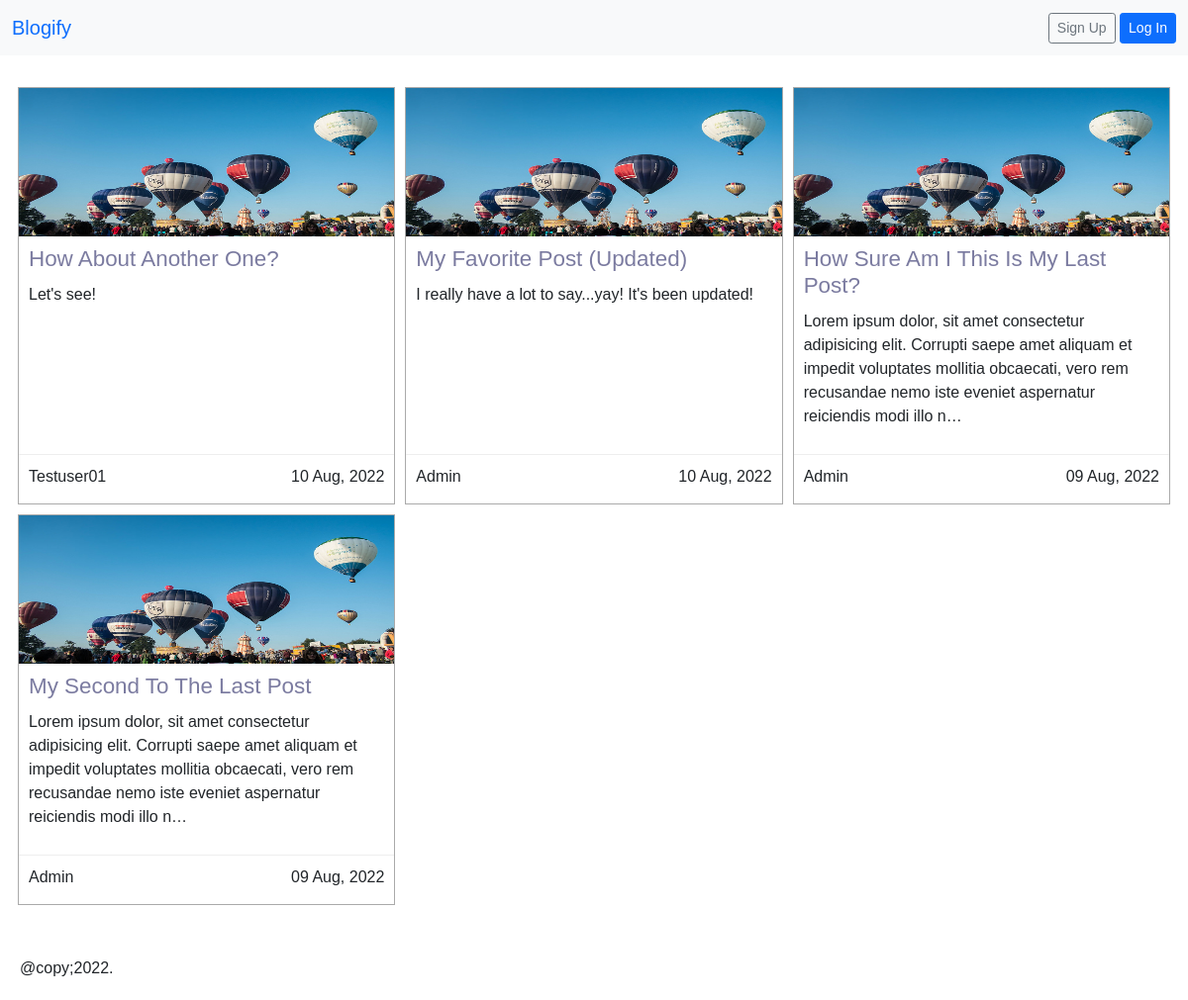
The app's page /posts/, older data.
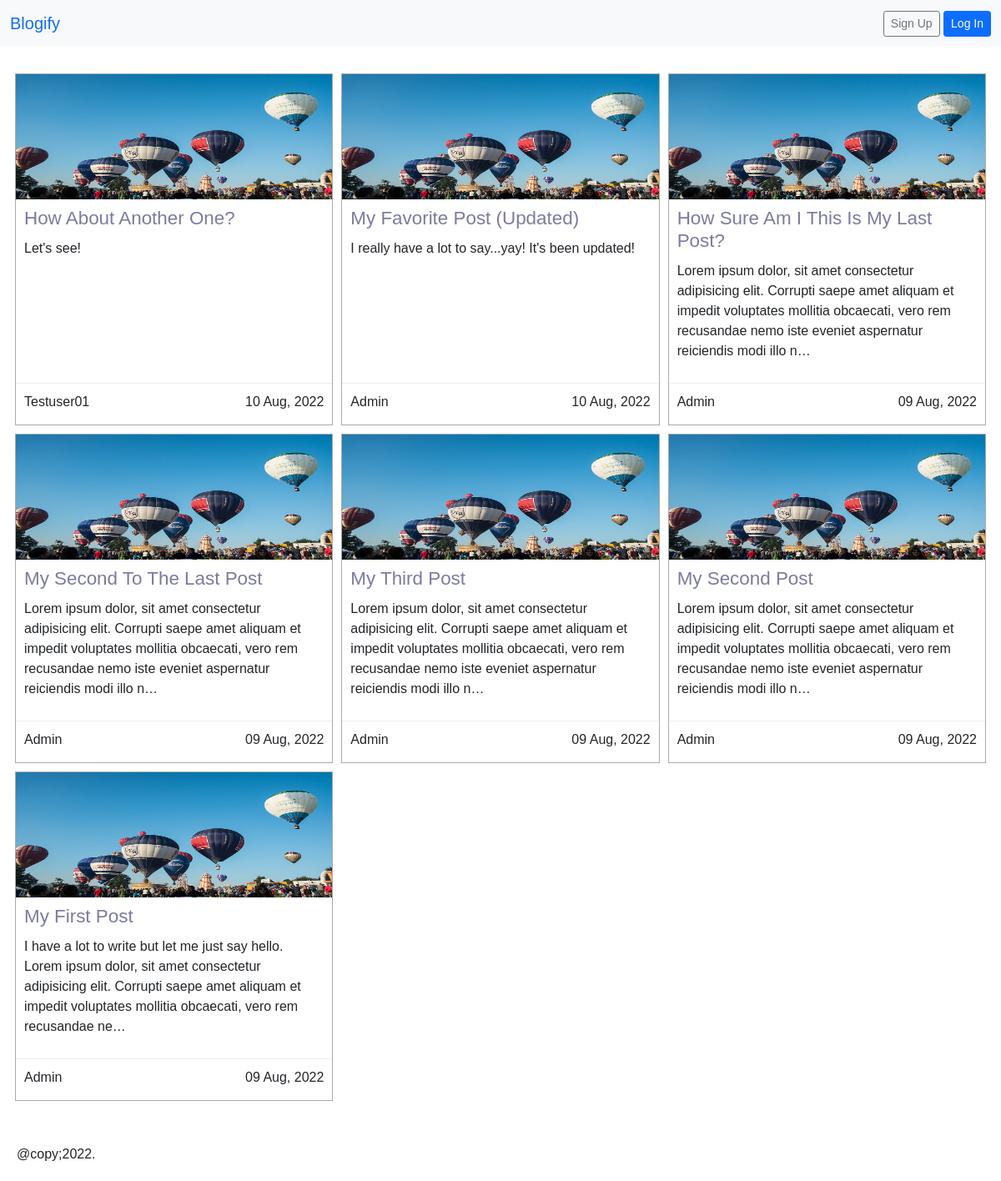
The same page, newer data.
### posts/models.py (models this page shows, shortened)
class Post(models.Model):
    STATUS_CHOICES = (
        ('draft', 'Draft'),
        ('published', 'Published'),
    )
    title = models.CharField(max_length=255)
    author = models.ForeignKey(
        get_user_model(),
        on_delete = models.CASCADE,
        related_name = 'posts'
    )
    body = models.TextField()
    publish = models.DateTimeField(default=timezone.now)
    created = models.DateTimeField(auto_now_add=True)
    updated = models.DateTimeField(auto_now=True)
    status = models.CharField(
        max_length=10,
        choices=STATUS_CHOICES,
        default='draft'
    )
    slug = models.SlugField(
        max_length=255,
        blank=True,
        null= True
    )
    class Meta:
        ordering = ('-publish',)

### users/models.py (models this page shows)
class CustomUser(AbstractUser):
    pass

### posts/views.py (the view)
# urls.py: path('', PostListView.as_view(), name='post_list'),
class PostListView(ListView):
    model = Post
    template_name = 'blog/post_list.html'
    context_object_name = 'posts'
    paginate_by = 9
    def get_queryset(self):
        return Post.objects.filter(status='published')

### templates/blog/post_list.html (shortened to what this page needs)
{% extends '_base.html' %}
{% block content %}
    <section class="post-cards">
        {% for post in posts %}
            <div class="post-card">
                <div class="post-card-header">
                    <img src="../../static/assets/balloons.jpg" alt="" />
                </div>
                <div class="post-card-content">
                    <h4><a href="{% url 'post_detail' pk=post.pk %}">{{ post.title|title }}</a></h4>
                    <p>{{ post.body|truncatechars:200 }}</p>
                </div>
                <div class="post-card-footer">
                    <p>{{ post.author.username|title }}</p>
                    <p class="post-date">{{ post.publish|date:"d M, Y" }}</p>
                </div>
            </div>
        {% endfor %}
    </section>
{% endblock content %}

### templates/_base.html (shortened to what this page needs)
{% load static %}
<!DOCTYPE html>
<html lang="en">
<head>
    <link rel="stylesheet" href="https://cdn.jsdelivr.net/npm/bootstrap@5.1.3/dist/css/bootstrap.min.css">
    <link rel="stylesheet" href="{% static 'css/base.css' %}">
</head>
<body>
    {% block body %}
    <header>
        <nav class="navbar navbar-expand-lg bg-light">
            <div class="container-fluid">
              <a class="navbar-brand" href="{% url 'home' %}">Blogify</a>
              {% if user.is_authenticated %}
              <div class="collapse navbar-collapse" id="navbarSupportedContent">
                <ul class="navbar-nav me-auto mb-2 mb-lg-0">
                  <li class="nav-item">
                    <a class="nav-link" href="{% url 'post_create' %}">New Post</a>
                  </li>
                  <li class="nav-item">
                    <a class="nav-link" href="{% url 'post_list' %}">All Posts</a>
                  </li>
                  <li class="nav-item">
                    <a class="nav-link" href="{% url 'my_posts' %}">My Posts</a>
                  </li>
                  <li class="nav-item">
                    <a class="nav-link" href="{% url 'contact' %}">Contact Admin</a>
                  </li>
                  <li class="nav-item dropdown">
                    <a class="nav-link dropdown-toggle" href="#" role="button" data-bs-toggle="dropdown" aria-expanded="false">
                      {{ user.username }}
                    </a>
                    <ul class="dropdown-menu">
                      <li><a class="dropdown-item" href="{% url 'my_profile' %}">Profile</a></li>
                      <li><a class="dropdown-item" href="{% url 'password_change' %}">Change Password</a></li>
                      <li><hr class="dropdown-divider"></li>
                      <li><a class="dropdown-item" href="{% url 'logout' %}">Logout</a></li>
                    </ul>
                  </li>
                </ul>
                <form class="d-flex" role="search" action="{% url 'post_search' %}" method="get">
                  <input name="q" class="form-control me-2" type="search" placeholder="Search" aria-label="Search">
                  <button class="btn btn-outline-success" type="submit">Search</button>
                </form>
              </div>
              {% else %}
              <form action="form-inline ml-auto">
                <a href="{% url 'signup' %}" class="btn btn-sm btn-outline-secondary">Sign Up</a>
                <a href="{% url 'login' %}" class="btn btn-sm btn-primary ml-2">Log In</a>
              </form>
              {% endif %}
            </div>
          </nav>
    </header>
    <main>
        <div class="container">
            {% block content %}{% endblock content %}
        </div>
    </main>
    <footer>
      @copy;2022.
    </footer>
    {% endblock body %}
</body>
</html>

### static/css/base.css (style rules this page uses)
*, body { margin: 0; padding: 0; box-sizing: border-box; }
body { font-family: 'Lucida Sans', 'Lucida Sans Regular', 'Lucida Grande', 'Lucida Sans Unicode', Geneva, Verdana, sans-serif; }
img { max-width: 100%; }
h4 { color: #aaa; }
a { text-decoration: none; }
main { margin: 2em 0; min-height: 75vh; }
.container { width: 99%; max-width: 1200px; margin: 0 auto; }
.post-cards { display: grid; grid-template-columns: 1fr; grid-gap: 10px; }
.post-card { border: 1px solid #aaa; display: grid; grid-template-rows: 150px 1fr 50px; background: #fff; box-shadow: rgba(50, 50, 93, 0.25) 0px 50px 100px -20px, rgba(0, 0, 0, 0,3) 0px 30px 60px -30px, rgba(10, 37, 64, 0.35) 0px -2px 6px 0px inset; }
.post-card-header img { height: 100%; width: 100%; }
.post-card-content, .post-card-footer { padding: 10px; }
.post-card-content { line-height: 1.5; }
.post-card-content h4 { font-size: 1.4em; margin-bottom: 10px; }
.post-card-content h4 a { color: #7b7ba0; text-decoration: none; }
.post-card-footer { border-top: 1px solid #eee; display: flex; justify-content: space-between; }
footer { padding: 20px; background: #fff; }
@media screen and (min-width: 500px) { .post-cards { grid-template-columns: repeat(2, 1fr); } }
@media screen and (min-width: 1000px) { .post-cards { grid-template-columns: repeat(3, 1fr); } }

Row changes from the older to the newer data that the page shows:
now on this page (row edited): Post: title "My Third Post", body "Lorem ipsum dolor, sit amet consectetur adipisicing elit. Corrupti saepe amet aliquam et impedit voluptates mollitia obcaecati, vero rem recusandae nemo iste eveniet aspernatur reiciendis modi illo n…", author.username "Admin", publish "09 Aug, 2022"
now on this page (row edited): Post: title "My Second Post", body "Lorem ipsum dolor, sit amet consectetur adipisicing elit. Corrupti saepe amet aliquam et impedit voluptates mollitia obcaecati, vero rem recusandae nemo iste eveniet aspernatur reiciendis modi illo n…", author.username "Admin", publish "09 Aug, 2022"
now on this page (row edited): Post: title "My First Post", body "I have a lot to write but let me just say hello. Lorem ipsum dolor, sit amet consectetur adipisicing elit. Corrupti saepe amet aliquam et impedit voluptates mollitia obcaecati, vero rem recusandae ne…", author.username "Admin", publish "09 Aug, 2022"
